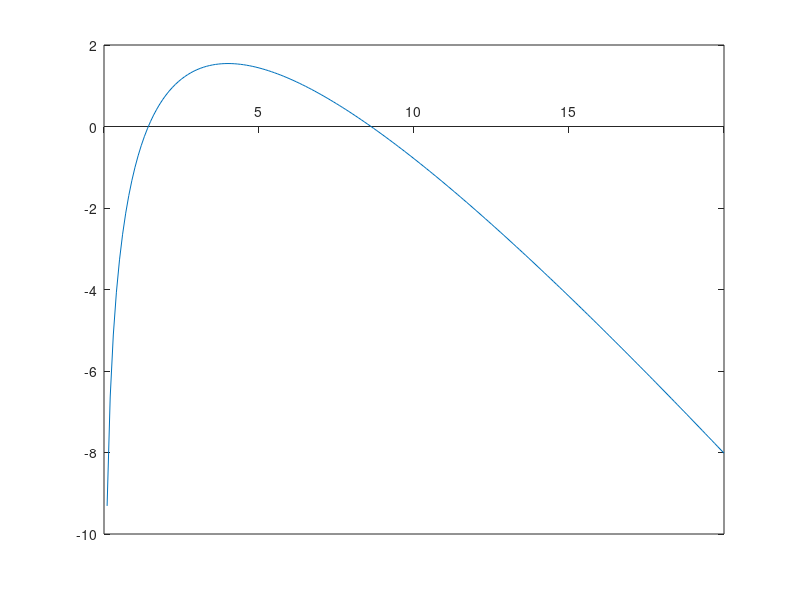

This chart was generated by the following MATLAB code:
clear; clc; close all;

f = @(x) 4*log(x) - x;

xq = 0:0.1:20;
plot(xq,f(xq));
set(gca,'xAxisLocation','origin')

a = 1; b = 6;

c = (a*f(b) - b*f(a))/(f(b)-f(a));

tol = 1e-6;
counter = 0;
while abs(f(c)) > tol
	a = b;
	b = c;

	c = (a*f(b) - b*f(a))/(f(b)-f(a));
	counter = counter + 1;
end

